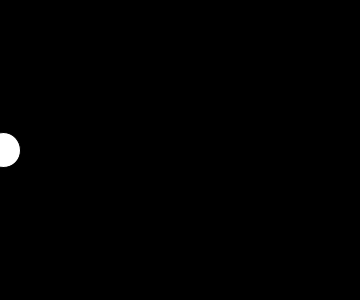
Frame 1 (no input)
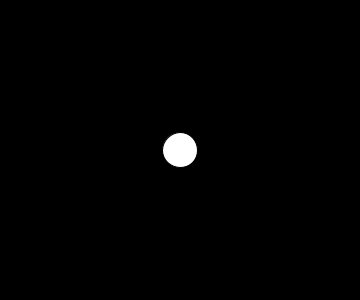
Frame 60 (the mouse pressed at the canvas centre just before this capture)
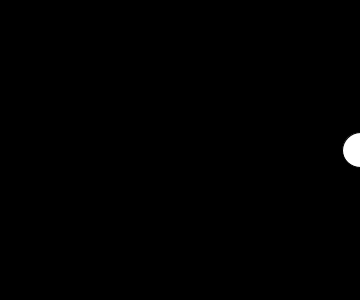
Frame 120 (the mouse held since frame 60 and released just before this capture)

The Processing sketch that drew these frames (run headless with seeded random() and noise(); from frame 60 on, the mouse is pressed at the canvas centre):

// Processing sketch: bouncing_ball_5_5
// ── bouncing_ball_5_5.pde
float circlex;
float xspeed;

void setup() {
  size(360, 300);
  circlex = 0;
  xspeed = 3;
}

void draw() {
  background(0);
  
  circlex = circlex + xspeed;
  
  fill(255);
  ellipse(circlex, height/2, 35, 35);
  
  if ((circlex >= width) || (circlex <= 0)) {
    xspeed *= -1;
  }
  
  println(circlex);
}
